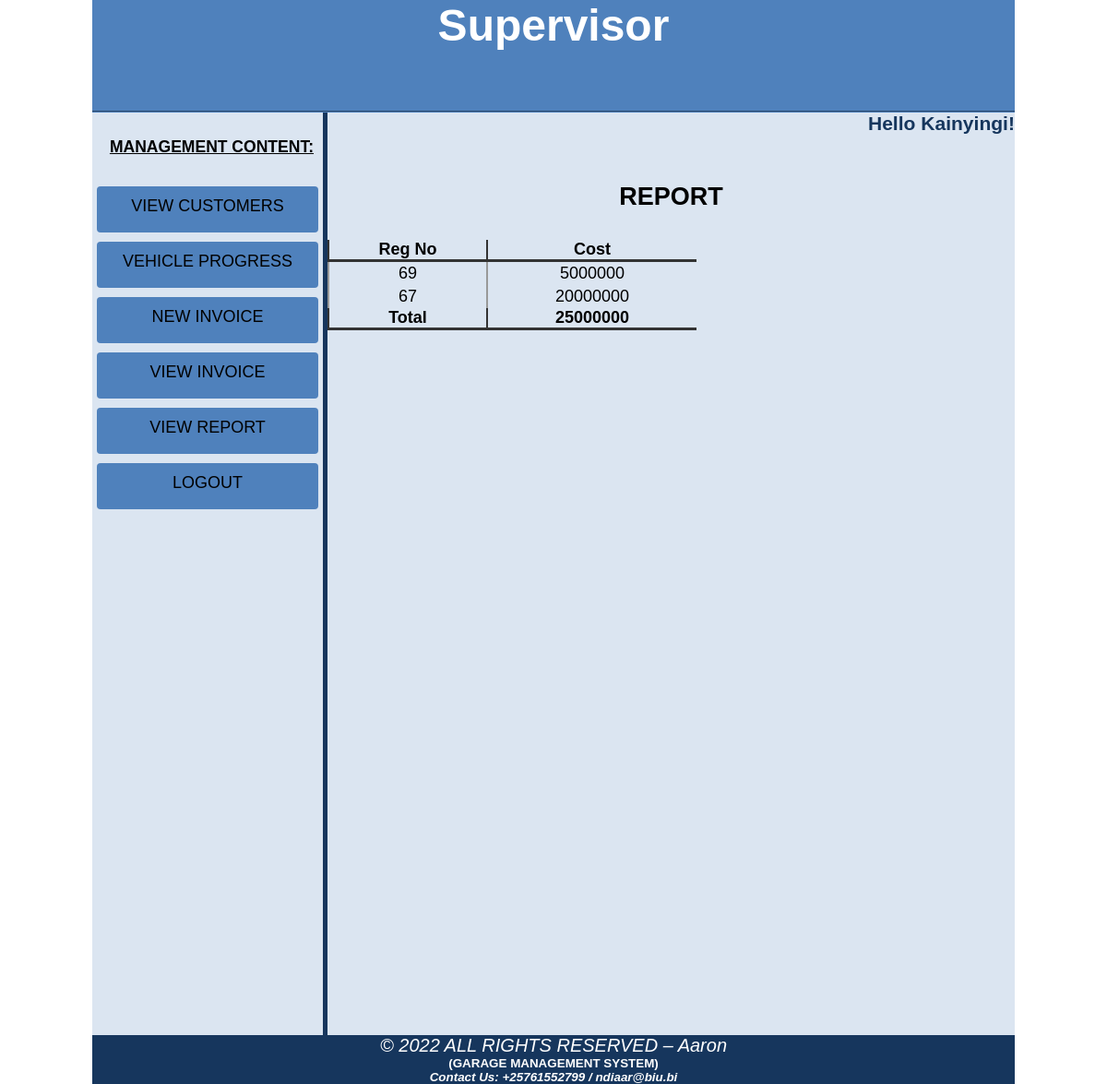
The page /bursar/index.php?view_report (signed in) on the database its author committed.
### tables this page shows
CREATE TABLE `invoice` (
  `i_id` int(10) NOT NULL,
  `reg_no` int(10) NOT NULL,
  `cost` varchar(255) NOT NULL
);

### bursar/includes/view_report.php (the view, shortened to what this page needs)
<?php
if(!isset($_SESSION['b_lname'])){
	echo "<script>window.open('../login.php?not_authorize=<h3>Authentication failure! Please Contact Your System Admin.</h3>','_self')</script>";
}
else {
?>
<!doctype html>
<html>
<head>
</head>
<body>
<br/>
<br/>
<h2 align="center">REPORT</h2>
<br/>
<table align="center" id="resultTable" data-responsive="table" style="text-align: center; width: 400px;" border="1" cellspacing="0" cellpadding="4">
<thead>
	<tr>
		<th> Reg No </th>
		<th> Cost </th>
	</tr>
</thead>
<tbody>
<?php
include('connect.php');
$result = $db->prepare("SELECT * FROM invoice");
$result->execute();
for($i=0; $row = $result->fetch(); $i++){
?>
<tr>
<td><?php echo $row['reg_no']; ?></td>
<td><?php echo $row['cost']; ?></td>
</tr>
<?php
}
?>
</tbody>
<thead>
	<tr>
		<th> Total </th>
		<th>
			<?php
			$results = $db->prepare("SELECT sum(cost) FROM invoice");
			$results->execute();
			for($i=0; $rows = $results->fetch(); $i++){
			echo $rows['sum(cost)'];
			}
			?>
		</th>
	</tr>
</thead>
</table>
</body>
</html>
<?php } ?>

### bursar/style.css (style rules this page uses)
html, body, div, span, applet, object, iframe, h1, h2, h3, h4, h5, h6, p, blockquote, pre, a, abbr, acronym, address, big, cite, code, del, dfn, em, img, ins, kbd, q, s, samp, small, strike, strong, sub, sup, tt, var, b, u, i, center, dl, dt, dd, ol, ul, li, fieldset, form, label, legend, table, caption, tbody, tfoot, thead, tr, th, td, article, aside, canvas, details, embed, figure, figcaption, footer, header, hgroup, menu, nav, output, ruby, section, summary, time, mark, audio, video { margin: 0; padding: 0; border: 0; vertical-align: baseline; }
body { background-color:white; font-family: "Century Gothic", CenturyGothic, Geneva, AppleGothic, sans-serif; }

### bursar/includes/view_report.php (style rules this page uses)
th, td, tr, table { padding: 0; margin: 0; }
th { border-left:2px solid #333; border-bottom: 3px solid #333; }
td { padding: 2px; border-left: 2px solid #999; }
h2 { padding: 10px; }

### rows shown on the page
invoice: reg_no "69", cost "5000000"
invoice: reg_no "67", cost "20000000"

### other values the page prints
$_SESSION['b_lname'] "Kainyingi"
$rows['sum(cost)'] "25000000"
